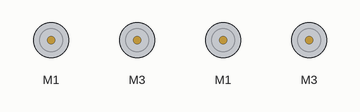
Bench run of a sketch on a simulated Arduino Uno, built with avr-gcc and run on an emulated ATmega328P. Parts: 4 × DC motor (green arrow = forward, orange = backward, longer = faster). At 12.2 s the program stops and its outputs stay as they are.

Above: at 0.1 s.
At 1.1 s:
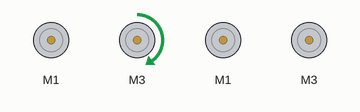
At 3.9 s:
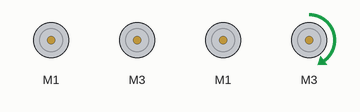
Timing chart, 0 to 5.4 s (numbered marks = the images above):
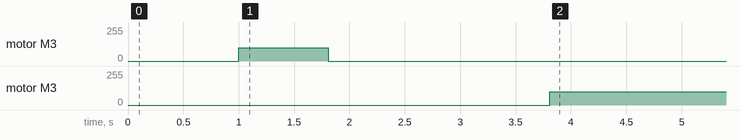

Measured:
- by itself, motor M3: stopped → forward 100/255 at 1.0 s, → stopped 0.81 s later
- by itself, motor M3: stopped → forward 100/255 at 3.8 s

The sketch:

GovSchoolBot.ino.ino
```cpp
#include <Adafruit_MotorShield.h>
#include <Wire.h>
#include "utility/Adafruit_PWMServoDriver.h"
#include <breadboardbot.h>

// Create the motor shield object with the default I2C address
Adafruit_MotorShield AFMS = Adafruit_MotorShield();

// Select which 'port' M1, M2, M3 or M4. In this case, M1
Adafruit_DCMotor *rightMotor = AFMS.getMotor(1);
Adafruit_DCMotor *leftMotor = AFMS.getMotor(3);


void setup() {

  AFMS.begin();  // create with the default frequency 1.6KHz

}

void loop() {
  uint8_t i;

  delay (1000); //Wait a second to put it down

  for (byte three60 = 0; three60 < 4; three60++) {
    pivot(90., 100, *leftMotor, *rightMotor);

    rightMotor->run(RELEASE);
    leftMotor->run(RELEASE);

    delay(2000);
  }

  while(1){}


}
```
